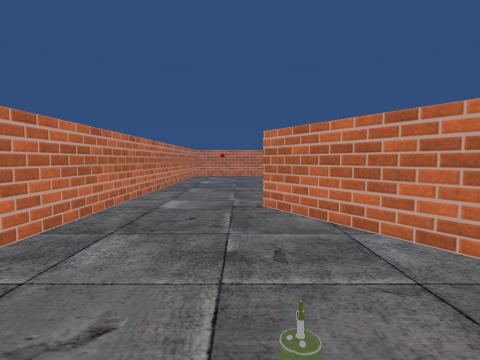
[1] (above)

16 first-person views from a walk through a 3-D level made in the Unity game engine. The camera is 0.52 m above the floor, tilts 4° down and sees 80° across. The floor is counted in squares, 0.5 m on a side. Each view is taken from the middle of a square. On the plan, view 1 faces up. The plan holds only what a view shows up to about 12 squares ahead; the rest is blank. The player is left out. Some animated figures are left out. Some surface patterns are stand-ins.

[2]
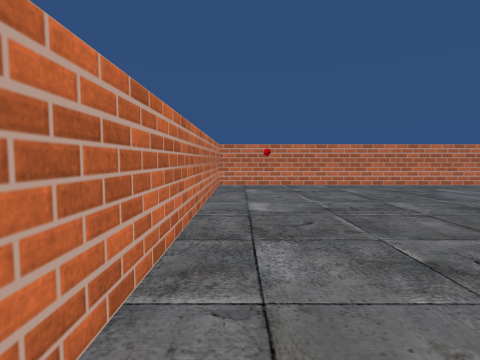

[3]
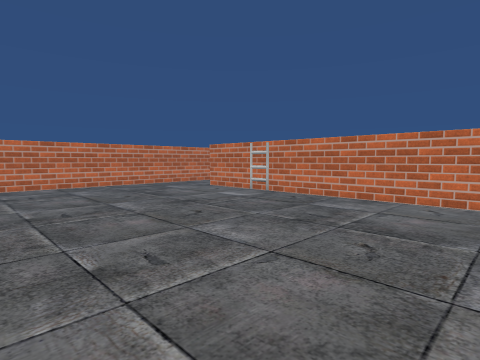

[4]
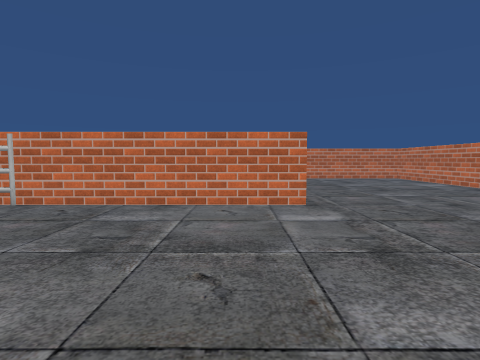

[5]
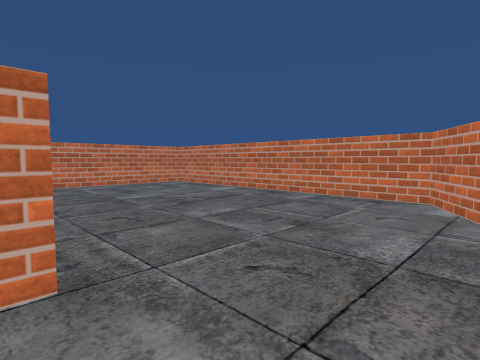

[6]
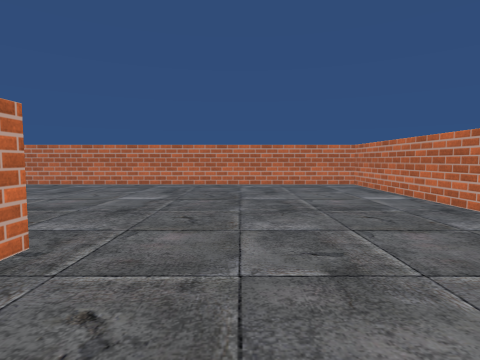

[7]
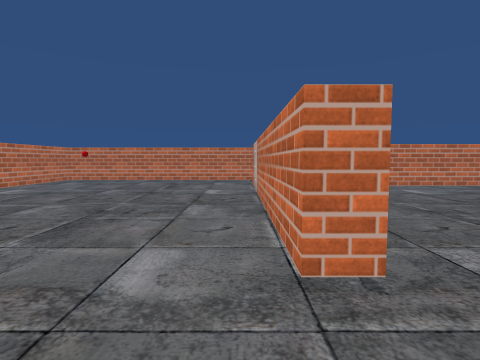

[8]
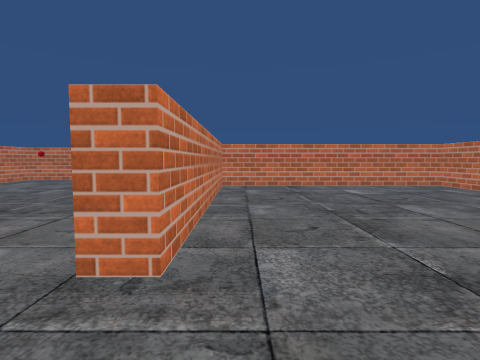

[9]
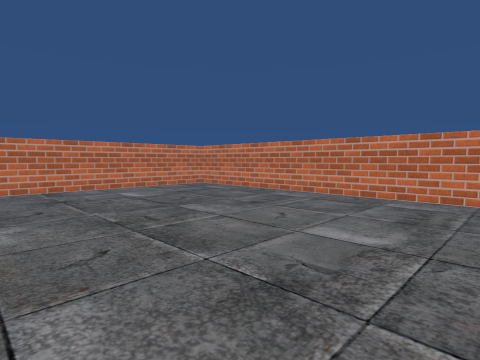

[10]
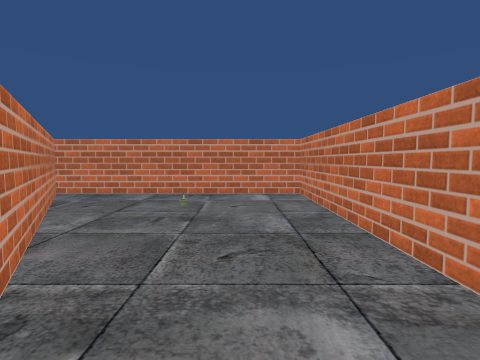

[11]
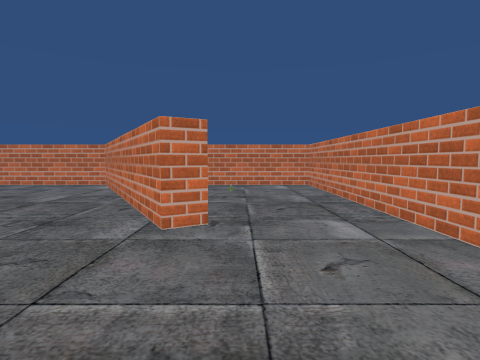

[12]
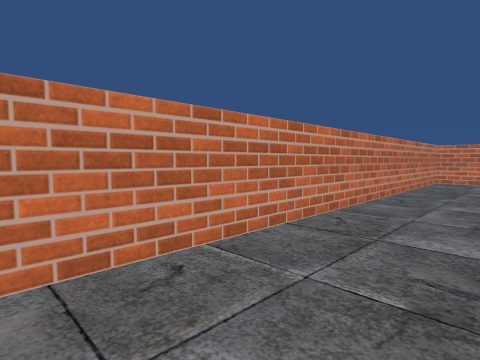

[13]
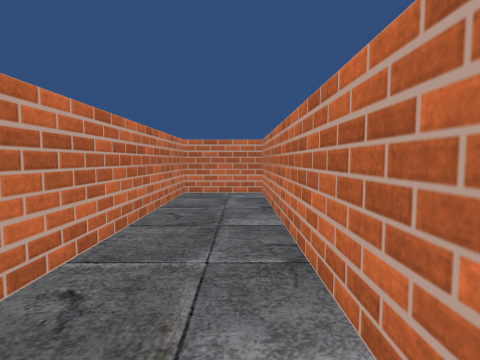

[14]
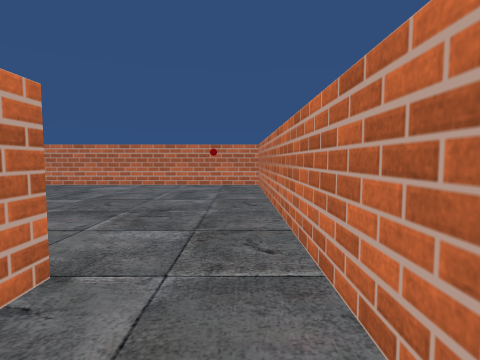

[15]
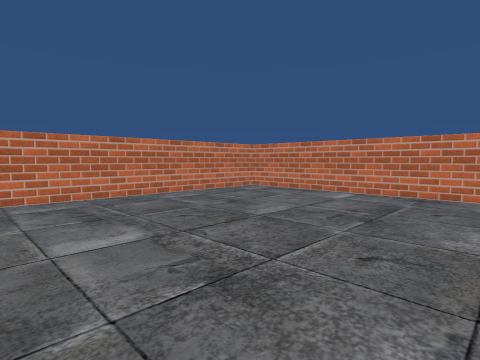

[16]
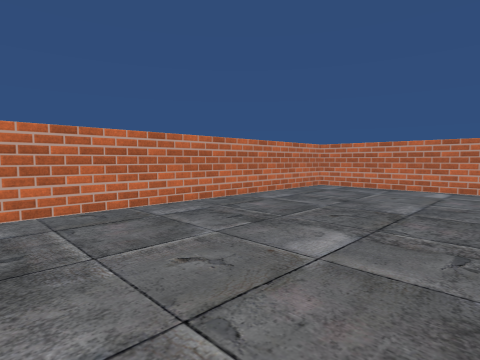

### Floor plan
Points are (right, up) in squares from view 1. A wall is a line through its corners. A room is listed if a view was taken in it or the views show most of it. See-through windows are left out.
Room 1 (views 1, 2, 3, 4, 5, 6, 7, 8, 9, 10, 11, 12, 13, 14, 15, 16)
walls: (6.5, 6.5) (6.5, 16.3) (16.1, 16.3) (16.1, 18.8) (-2.8, 18.8) (-2.8, -0.8) (4.7, -0.8) (0.5, 6.4) (1.2, 6.8) (5.6, -0.8) (16.1, -0.8) (16.1, 15.5) (7.3, 15.5) (7.3, 6.5) (6.5, 6.5)
objects: other object (0, 1); other object (7, 14)

Where each view was taken, in squares from view 1:
view 1: 0 up, 0 right, facing up
view 2: 7 up, 2 left, facing up
view 3: 7 up, 1 left, facing up-right
view 4: 8 up, 0 right, facing right
view 5: 7 up, 4 right, facing down-right
view 6: 4 up, 4 right, facing right
view 7: 4 up, 6 right, facing up
view 8: 4 up, 8 right, facing up
view 9: 5 up, 8 right, facing up-right
view 10: 8 up, 1 left, facing down
view 11: 11 up, 0 right, facing down
view 12: 16 up, 1 right, facing up-right
view 13: 17 up, 7 right, facing right
view 14: 18 up, 9 right, facing left
view 15: 8 up, 8 right, facing down-right
view 16: 10 up, 10 right, facing down-right
